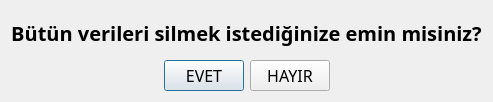
<?xml version="1.0" encoding="UTF-8"?>
<ui version="4.0">
 <class>Dialog</class>
 <widget class="QDialog" name="Dialog">
  <property name="geometry">
   <rect>
    <x>0</x>
    <y>0</y>
    <width>459</width>
    <height>102</height>
   </rect>
  </property>
  <property name="windowTitle">
   <string>Dialog</string>
  </property>
  <layout class="QGridLayout" name="gridLayout">
   <item row="0" column="0">
    <layout class="QVBoxLayout" name="verticalLayout">
     <item>
      <widget class="QLabel" name="label">
       <property name="font">
        <font>
         <family>Gill Sans MT</family>
         <pointsize>15</pointsize>
         <weight>75</weight>
         <bold>true</bold>
         <underline>false</underline>
        </font>
       </property>
       <property name="text">
        <string>Bütün verileri silmek istediğinize emin misiniz?</string>
       </property>
       <property name="alignment">
        <set>Qt::AlignCenter</set>
       </property>
      </widget>
     </item>
     <item>
      <layout class="QHBoxLayout" name="horizontalLayout">
       <item>
        <spacer name="horizontalSpacer">
         <property name="orientation">
          <enum>Qt::Horizontal</enum>
         </property>
         <property name="sizeHint" stdset="0">
          <size>
           <width>40</width>
           <height>20</height>
          </size>
         </property>
        </spacer>
       </item>
       <item>
        <widget class="QPushButton" name="yesPushButton">
         <property name="font">
          <font>
           <family>Gill Sans MT</family>
           <pointsize>12</pointsize>
          </font>
         </property>
         <property name="text">
          <string>EVET</string>
         </property>
        </widget>
       </item>
       <item>
        <widget class="QPushButton" name="noPushButton">
         <property name="font">
          <font>
           <family>Gill Sans MT</family>
           <pointsize>12</pointsize>
          </font>
         </property>
         <property name="text">
          <string>HAYIR</string>
         </property>
        </widget>
       </item>
       <item>
        <spacer name="horizontalSpacer_2">
         <property name="orientation">
          <enum>Qt::Horizontal</enum>
         </property>
         <property name="sizeHint" stdset="0">
          <size>
           <width>40</width>
           <height>20</height>
          </size>
         </property>
        </spacer>
       </item>
      </layout>
     </item>
    </layout>
   </item>
  </layout>
 </widget>
 <resources/>
 <connections/>
</ui>
